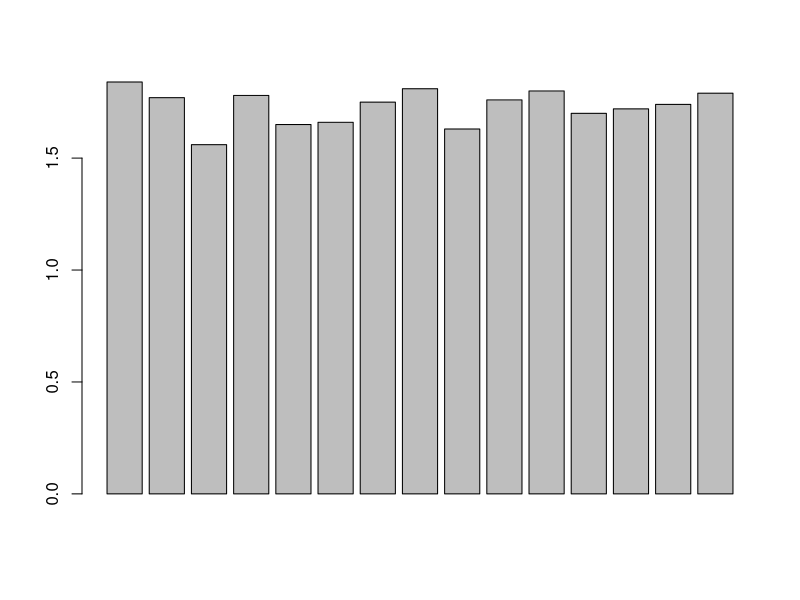
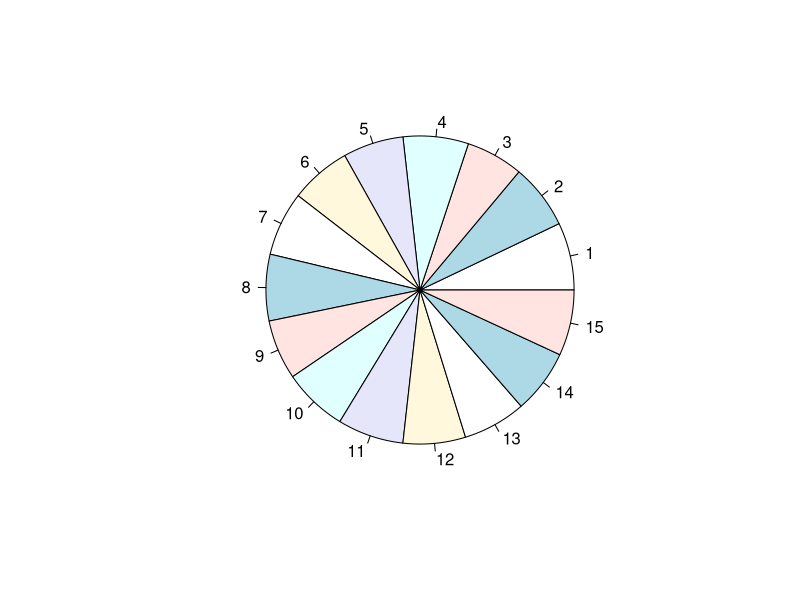
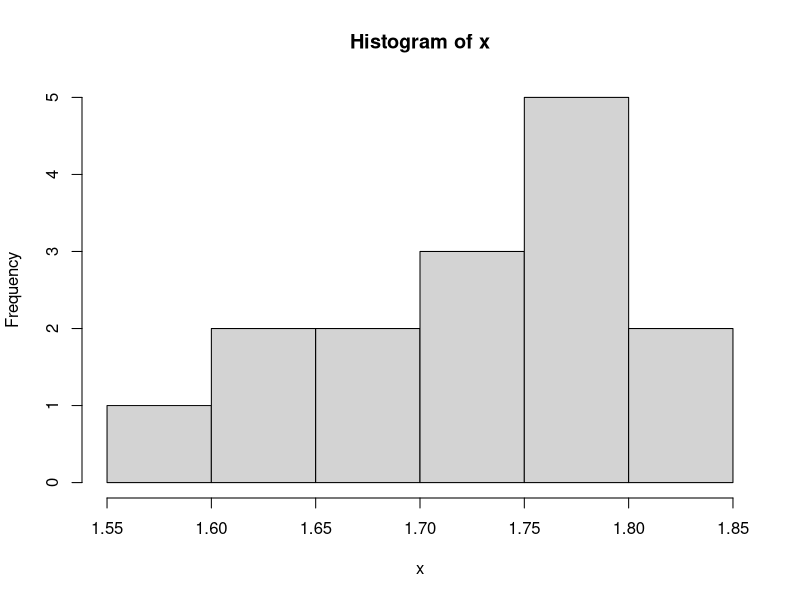
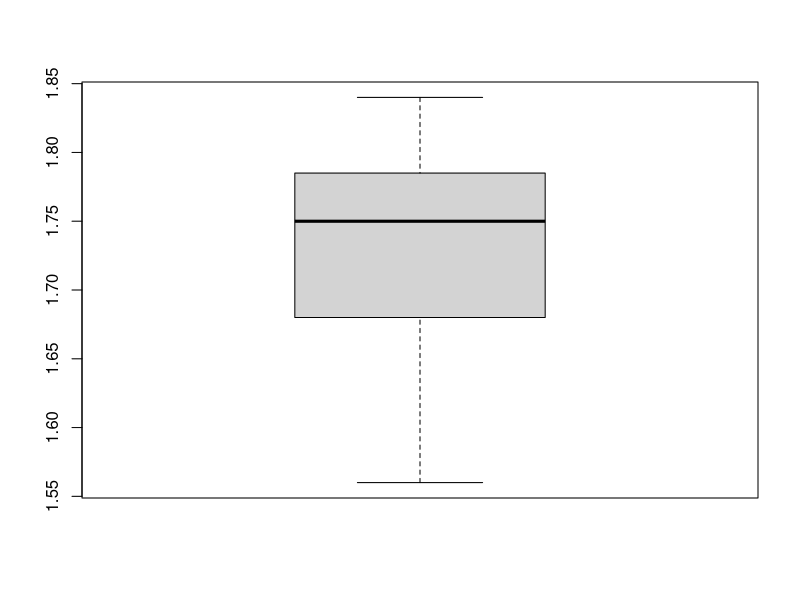

Write the R code that produced these figures, in order.
x=c(1.84,1.77,1.56,1.78,1.65,1.66,1.75,1.81,1.63,1.76,1.80,1.70,1.72,1.74,1.79) # Após o = já serão comando do R 

table(x)# Tabela  

barplot(x) # Gráfico de barra 

pie(x) # Gráfico de pizza 

hist(x) # Histograma 

boxplot(x) #Gráfico Box 

summary(x) #Dados do banco de dados 

mean(x) #Média 

median(x) #Mediana 

subset(table(x),table(x)==max(table(x))) # Moda, porém os dados são amodais 